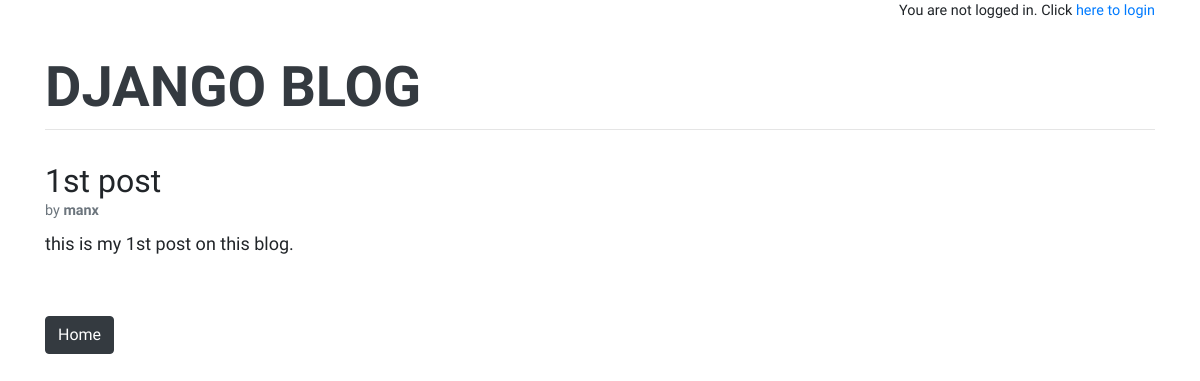
/post/1/, run on an earlier commit of the app's database.
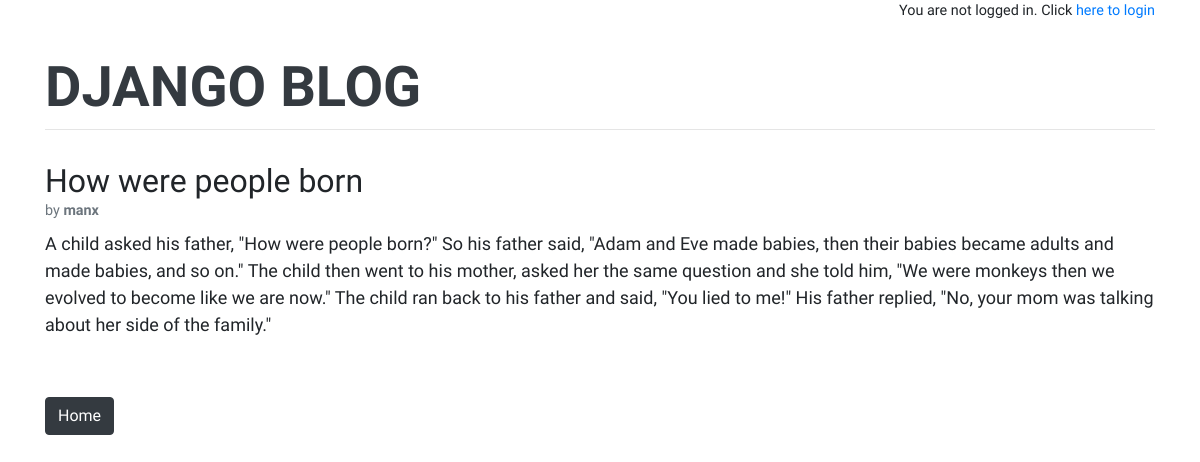
And on a later commit of the database.
### blog/models.py (models this page shows, shortened)
class Post(models.Model):
    title = models.CharField(max_length=200)
    author = models.ForeignKey(
        'auth.User',
        on_delete=models.CASCADE,
    )
    body = models.TextField()

### blog/views.py (the view)
# urls.py: path('post/<int:pk>/', BlogDetailView.as_view(), name='post_detail'),
class BlogDetailView(DetailView):
    model = Post
    template_name = 'post_detail.html'

### templates/post_detail.html (shortened to what this page needs)
{% extends 'base.html' %}
{% block content %}
    <div class="post-entry">
        <h2 class="mb-0">{{ post.title }}</h2>
        <p class="text-muted small mb-2">by <b>{{ post.author }}</b></p>
        {% autoescape on %}
        <p>{{ post.body | linebreaksbr }}</p>
        {% endautoescape %}
        <br/>
    </div>
    <p>
        <a href="{% url 'home' %}" class="btn btn-dark">Home</a>
    </p>
{% endblock content %}

What changed in the data, as far as the page shows it:
changed Post "manx": title "1st post" → "How were people born"; body "this is my 1st post on this blog." → "A child asked his father, \"How were people born?\" So his father said, \"Adam and Eve made babies, then their babies became adults and made babies, and so on.\" The child then went to his mother, asked her the same question and she told him, \"We were monkeys then we evolved to become like we are now.\" The child ran back to his father and said, \"You lied to me!\" His father replied, \"No, your mom was talking about her side of the family.\""
